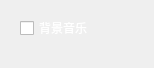
<?xml version="1.0" encoding="UTF-8"?>
<ui version="4.0">
 <class>musicCheck</class>
 <widget class="QWidget" name="musicCheck">
  <property name="geometry">
   <rect>
    <x>0</x>
    <y>0</y>
    <width>154</width>
    <height>68</height>
   </rect>
  </property>
  <property name="windowTitle">
   <string>Form</string>
  </property>
  <widget class="QCheckBox" name="checkBox">
   <property name="geometry">
    <rect>
     <x>20</x>
     <y>20</y>
     <width>101</width>
     <height>16</height>
    </rect>
   </property>
   <property name="palette">
    <palette>
     <active>
      <colorrole role="WindowText">
       <brush brushstyle="SolidPattern">
        <color alpha="255">
         <red>255</red>
         <green>255</green>
         <blue>255</blue>
        </color>
       </brush>
      </colorrole>
     </active>
     <inactive>
      <colorrole role="WindowText">
       <brush brushstyle="SolidPattern">
        <color alpha="255">
         <red>255</red>
         <green>255</green>
         <blue>255</blue>
        </color>
       </brush>
      </colorrole>
     </inactive>
     <disabled>
      <colorrole role="WindowText">
       <brush brushstyle="SolidPattern">
        <color alpha="255">
         <red>120</red>
         <green>120</green>
         <blue>120</blue>
        </color>
       </brush>
      </colorrole>
     </disabled>
    </palette>
   </property>
   <property name="text">
    <string>背景音乐</string>
   </property>
  </widget>
 </widget>
 <resources/>
 <connections/>
</ui>
